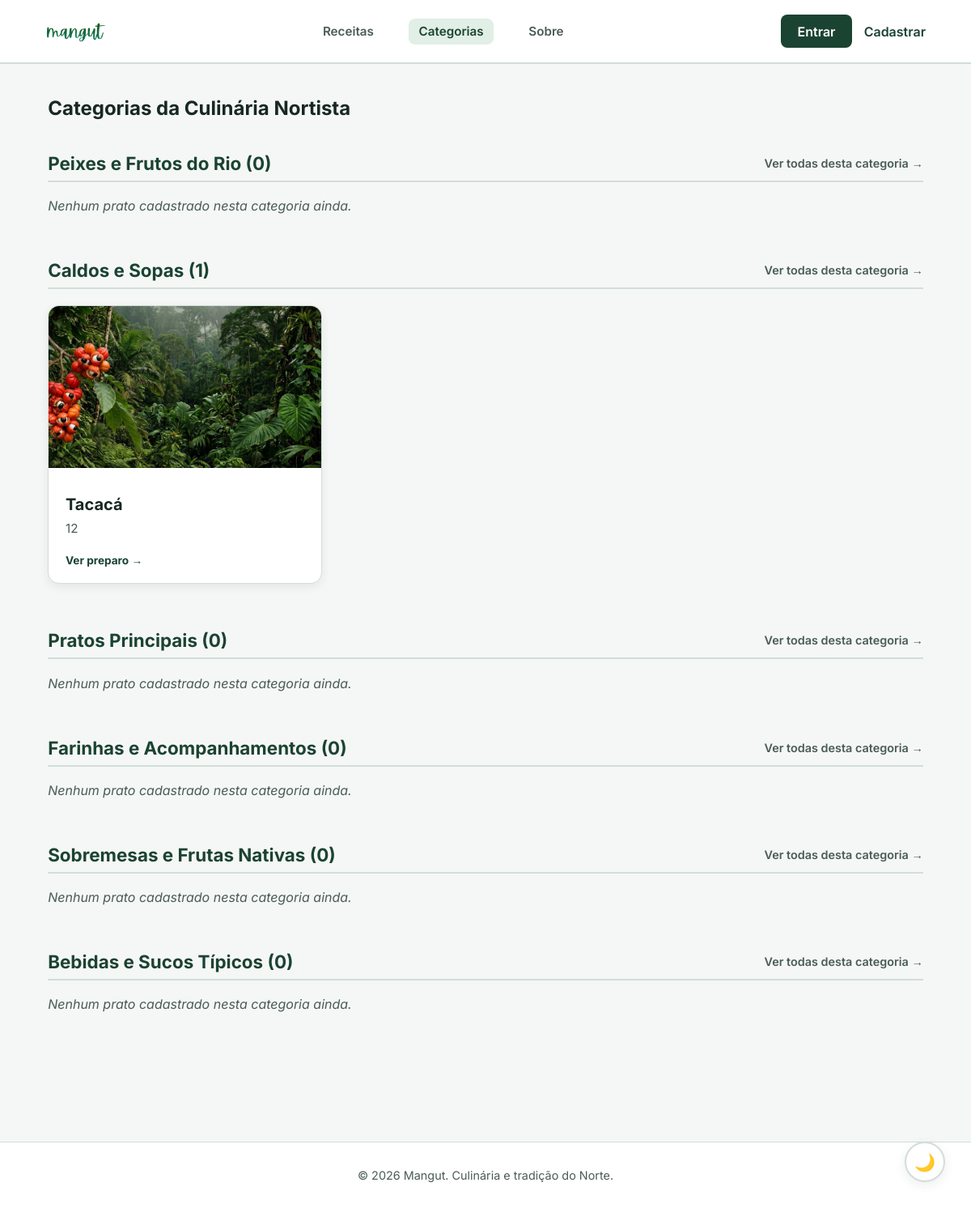
Screenshot of /categorias with the database file from the repository.
### app/models.py (models this page shows)
class Categoria(db.Model):
    __tablename__ = 'categoria'
    idcategoria = db.Column(db.Integer, primary_key=True)
    nome = db.Column(db.String(50), nullable=False)
    receitas = db.relationship('Receita', back_populates='categoria_rel', lazy=True)

class Receita(db.Model):
    __tablename__ = 'receitas'
    idreceitas = db.Column(db.Integer, primary_key=True)
    nome = db.Column(db.String(100), nullable=False)
    descricao = db.Column(db.Text, nullable=False)
    lista_ingredientes = db.Column(db.Text, nullable=False)
    modo_preparo = db.Column(db.Text, nullable=False)
    imagem_url = db.Column(db.String(255), nullable=True)
    visualizacoes = db.Column(db.Integer, default=0)
    status = db.Column(db.String(20), default='ativo')
    data_criacao = db.Column(db.DateTime, default=datetime.utcnow)
    categoria_idcategoria = db.Column(db.Integer, db.ForeignKey('categoria.idcategoria'), nullable=False)
    gastronomos_idgastronomos = db.Column(db.Integer, db.ForeignKey('gastronomos.idgastronomos'), nullable=False)
    categoria_rel = db.relationship('Categoria', back_populates='receitas')
    autor = db.relationship('Gastronomo', back_populates='receitas')
    avaliacoes = db.relationship('AvaliacaoReceita', back_populates='receita', lazy=True, cascade='all, delete-orphan')

### app/routes.py (the view)
@main.route('/categorias')
def ver_categorias():
    categorias = Categoria.query.all()
    dados_categorias = []
    for cat in categorias:
        receitas_cat = formatar_receitas(Receita.query.filter_by(categoria_idcategoria=cat.idcategoria))
        dados_categorias.append({
            "id": cat.idcategoria,
            "nome": cat.nome,
            "qtd_receitas": len(receitas_cat),
            "receitas": receitas_cat
        })
    return render_template('categorias.html', categorias=dados_categorias)

### app/routes.py (called while the page is built)
def formatar_receitas(query_obj):
    receitas_db = query_obj.all()
    formatadas = []
    for r in receitas_db:
        avaliacoes = AvaliacaoReceita.query.filter_by(receitas_idreceitas=r.idreceitas).all()
        qtd = len(avaliacoes)
        media = round(sum(a.avaliacoes for a in avaliacoes) / qtd, 1) if qtd > 0 else 0.0
        formatadas.append({
            "id": r.idreceitas,
            "nome": r.nome,
            "categoria": r.categoria_rel.nome,
            "categoria_id": r.categoria_idcategoria,
            "descricao": r.descricao,
            "imagem_url": r.imagem_url,  # 🟢 Fica None caso não exista foto
            "media_estrelas": media,
            "qtd_avaliacoes": qtd
        })
    return formatadas

### app/templates/categorias.html (shortened to what this page needs)
<!DOCTYPE html>
<html lang="pt-br">
<head>
    <link rel="stylesheet" href="{{ url_for('static', filename='css/style.css') }}">
</head>
<body>
    <header class="navbar">
        <a href="/" class="logo-link">
            <img src="{{ url_for('static', filename='img/logo.png') }}" alt="Logo Mangut" class="navbar-logo">
        </a>
        <nav class="nav-links">
            <a href="/receitas">Receitas</a>
            <a href="/categorias" class="active">Categorias</a>
            <a href="/sobre">Sobre</a>
        </nav>
        <div class="nav-actions">
            {% if current_user.is_authenticated %}
                <a href="/perfil" class="navbar-user-link" title="Ver meu perfil">
                    {% if current_user.foto_perfil %}
                        <img src="{{ current_user.foto_perfil }}" alt="{{ current_user.nome }}" class="navbar-avatar-thumb">
                    {% else %}
                        <span class="navbar-avatar-placeholder">{{ current_user.nome[0] | upper }}</span>
                    {% endif %}
                    <span>{{ current_user.nome }} {% if current_user.is_admin %}(ADM){% endif %}</span>
                </a>
                <a href="/receita/nova" class="btn-primary">+ Nova Receita</a>
                <a href="/logout" class="btn-logout" title="Sair do sistema">🚪 Sair</a>
            {% else %}
                <a href="/login" class="btn-primary">Entrar</a>
                <a href="/cadastro" style="color: var(--text-accent); font-weight: 600; text-decoration: none;">Cadastrar</a>
            {% endif %}
        </div>
    </header>
    <main class="container">
        <h2>Categorias da Culinária Nortista</h2>
        {% for cat in categorias %}
        <section style="margin-bottom: 3.5rem;">
            <div style="display: flex; justify-content: space-between; align-items: center; margin-bottom: 1.2rem; border-bottom: 2px solid var(--border-color); padding-bottom: 0.5rem;">
                <h3 style="color: var(--text-accent); font-size: 1.4rem;"> {{ cat.nome }} ({{ cat.qtd_receitas }})</h3>
                <a href="/receitas?categoria={{ cat.id }}" style="color: var(--text-secondary); font-size: 0.9rem; font-weight: 600; text-decoration: none;">Ver todas desta categoria →</a>
            </div>
            {% if cat.receitas %}
            <div class="recipe-grid">
                {% for receita in cat.receitas %}
                <a href="{{ url_for('main.detalhe_receita', id=receita.id) }}" class="recipe-card-link">
                    {% if receita.imagem_url %}
                        <img src="{{ receita.imagem_url }}" alt="{{ receita.nome }}" class="card-img">
                    {% endif %}
                    <div class="card-content">
                        <h3>{{ receita.nome }}</h3>
                        <p>{{ receita.descricao }}</p>
                        <span class="card-footer-action">Ver preparo →</span>
                    </div>
                </a>
                {% endfor %}
            </div>
            {% else %}
                <p style="color: var(--text-secondary); font-style: italic;">Nenhum prato cadastrado nesta categoria ainda.</p>
            {% endif %}
        </section>
        {% endfor %}
    </main>
    <footer>
        <p>&copy; 2026 Mangut. Culinária e tradição do Norte.</p>
    </footer>
    <button id="theme-toggle" class="theme-toggle-floating" title="Alternar Modo Escuro">🌙</button>
</body>
</html>

### app/static/css/style.css (style rules this page uses)
:root { --bg-main: #f5f7f6; --bg-card: #ffffff; --bg-surface: #eaf1ed; --bg-hero: #e1efe7; --text-primary: #182822; --text-secondary: #4a5c54; --text-accent: #1b4332; --border-color: #d2ded7; --tag-bg: #e1efe6; --tag-text: #1e5a3f; --btn-cta: #1e5a3f; --btn-cta-hover: #182822; --card-shadow: rgba(24, 40, 34, 0.08); }
* { margin: 0; padding: 0; box-sizing: border-box; font-family: 'Inter', sans-serif; transition: background-color 0.25s ease, color 0.25s ease, border-color 0.25s ease; }
html { scroll-behavior: smooth; }
body { background-color: var(--bg-main); color: var(--text-primary); min-height: 100vh; display: flex; flex-direction: column; }
.navbar { display: flex; justify-content: space-between; align-items: center; padding: 1.1rem 3.5rem; background-color: var(--bg-card); border-bottom: 2px solid var(--border-color); position: sticky; top: 0; z-index: 1000; }
.logo-link { display: flex; align-items: center; text-decoration: none; }
.navbar-logo { height: 42px; width: auto; }
.nav-links a { margin: 0 0.8rem; text-decoration: none; color: var(--text-secondary); font-weight: 600; font-size: 0.95rem; padding: 0.4rem 0.8rem; border-radius: 8px; }
.nav-links a:hover, .nav-links a.active { color: var(--text-accent); background-color: var(--tag-bg); }
.nav-actions { display: flex; align-items: center; gap: 0.9rem; }
.btn-primary { background-color: var(--text-accent); color: #ffffff; border: none; padding: 0.65rem 1.3rem; border-radius: 8px; font-weight: 600; cursor: pointer; text-decoration: none; display: inline-flex; align-items: center; justify-content: center; gap: 0.4rem; }
.container { max-width: 1120px; margin: 2.5rem auto; padding: 0 1.2rem; flex: 1; width: 100%; }
.recipe-grid { display: grid; grid-template-columns: repeat(auto-fill, minmax(320px, 1fr)); gap: 2rem; }
.recipe-card-link { text-decoration: none; color: inherit; display: flex; flex-direction: column; background: var(--bg-card); border-radius: 14px; border: 1px solid var(--border-color); box-shadow: 0 4px 12px var(--card-shadow); overflow: hidden; cursor: pointer; transition: transform 0.2s ease, box-shadow 0.2s ease, border-color 0.2s ease; }
.card-img { width: 100%; height: 200px; object-fit: cover; background-color: var(--bg-surface); }
.card-content { padding: 1.3rem; display: flex; flex-direction: column; justify-content: space-between; flex-grow: 1; }
.recipe-card-link h3 { margin: 0.8rem 0 0.4rem 0; color: var(--text-primary); font-size: 1.25rem; }
.recipe-card-link p { color: var(--text-secondary); font-size: 0.95rem; line-height: 1.5; }
.card-footer-action { margin-top: 1.2rem; font-size: 0.85rem; font-weight: 700; color: var(--text-accent); }
.theme-toggle-floating { position: fixed; bottom: 2rem; right: 2rem; width: 50px; height: 50px; background-color: var(--bg-card); border: 2px solid var(--border-color); color: var(--text-primary); border-radius: 50%; cursor: pointer; font-size: 1.3rem; display: flex; align-items: center; justify-content: center; box-shadow: 0 4px 14px var(--card-shadow); z-index: 1000; }
footer { text-align: center; padding: 2rem; color: var(--text-secondary); font-size: 0.9rem; border-top: 1px solid var(--border-color); background: var(--bg-card); margin-top: 4rem; }
img, video, canvas { max-width: 100%; height: auto; }
:root { --featured-bg-overlay: rgba(245, 247, 246, 0.88); }

### rows the page displays
Categoria: nome "Peixes e Frutos do Rio", qtd_receitas "0", shows "Nenhum prato cadastrado nesta categoria ainda."
Categoria: nome "Caldos e Sopas", qtd_receitas "1", imagem_url (picture)
Receita: nome "Tacacá", descricao "12"
Categoria: nome "Pratos Principais", qtd_receitas "0", shows "Nenhum prato cadastrado nesta categoria ainda."
Categoria: nome "Farinhas e Acompanhamentos", qtd_receitas "0", shows "Nenhum prato cadastrado nesta categoria ainda."
Categoria: nome "Sobremesas e Frutas Nativas", qtd_receitas "0", shows "Nenhum prato cadastrado nesta categoria ainda."
Categoria: nome "Bebidas e Sucos Típicos", qtd_receitas "0", shows "Nenhum prato cadastrado nesta categoria ainda."
